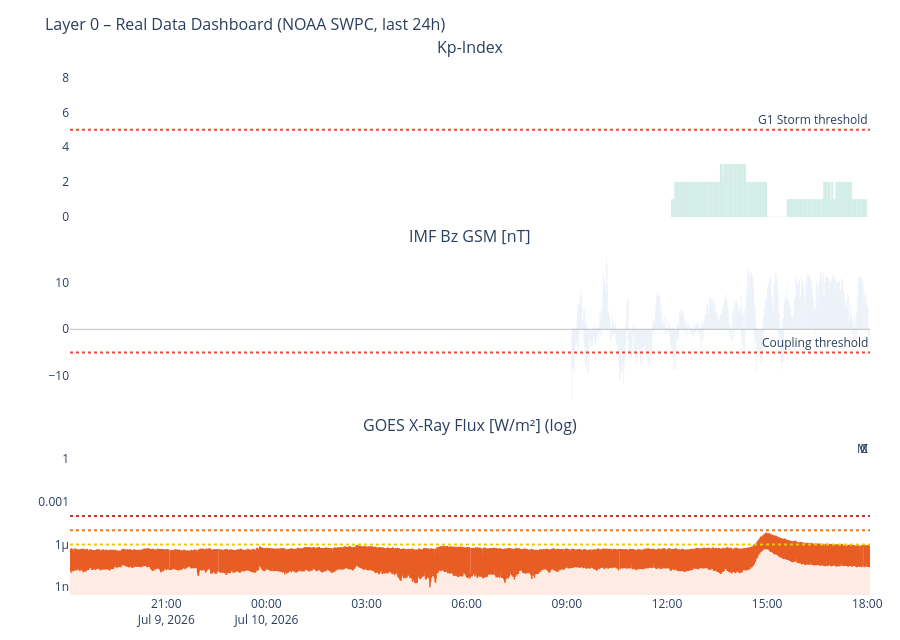

The code cell stored with this chart in its notebook:
### Markdown cell above
---
## 3. Time-Series Dashboard (Real Data)

### Code cell
# ============================================================
# DASHBOARD – Kp / Solar Wind / IMF Bz / X-Ray
# ============================================================

panels = [
    (df_kp,   'kp',     'Kp-Index',                       '#7F77DD', 'bar'),
    (df_sw,   'speed',  'Solar Wind Speed [km/s]',         '#F2A623', 'line'),
    (df_mag,  'bz_gsm', 'IMF Bz GSM [nT]',                '#378ADD', 'bar'),
    (df_xray, 'flux',   'GOES X-Ray Flux [W/m²] (log)',    '#E85D24', 'line'),
]
active = [(df, col, title, color, kind)
          for df, col, title, color, kind in panels
          if df is not None and col in df.columns]

if not active:
    print('No data available.')
else:
    fig = make_subplots(
        rows=len(active), cols=1, shared_xaxes=True,
        subplot_titles=[p[2] for p in active],
        vertical_spacing=0.06
    )
    for i, (df, col, title, color, kind) in enumerate(active, 1):
        ds = df.dropna(subset=[col])
        if kind == 'bar':
            if col == 'kp':
                mc = ['#2ecc71' if v < 4 else '#f39c12' if v < 6 else '#e74c3c'
                      for v in ds[col]]
            elif col == 'bz_gsm':
                mc = ['#e74c3c' if v < -5 else '#2ecc71' if v > 5 else '#95a5a6'
                      for v in ds[col]]
            else:
                mc = color
            fig.add_trace(go.Bar(x=ds['time'], y=ds[col], marker_color=mc,
                                 name=title, opacity=0.75), row=i, col=1)
        else:
            h = color.lstrip('#')
            r_c, g_c, b_c = int(h[0:2], 16), int(h[2:4], 16), int(h[4:6], 16)
            fc = f'rgba({r_c},{g_c},{b_c},0.12)'
            fig.add_trace(go.Scatter(x=ds['time'], y=ds[col], name=title,
                                     line=dict(color=color, width=1.5),
                                     fill='tozeroy', fillcolor=fc), row=i, col=1)

        if col == 'kp':
            fig.add_hline(y=5, line_dash='dot', line_color='#e74c3c',
                          annotation_text='G1 Storm threshold', row=i, col=1)
            fig.update_yaxes(range=[0, 9], row=i, col=1)
        elif col == 'speed':
            fig.add_hline(y=500, line_dash='dot', line_color='#E85D24',
                          annotation_text='Elevated wind', row=i, col=1)
        elif col == 'bz_gsm':
            fig.add_hline(y=0, line_color='gray', line_width=0.5, row=i, col=1)
            fig.add_hline(y=-5, line_dash='dot', line_color='#e74c3c',
                          annotation_text='Coupling threshold', row=i, col=1)
        elif col == 'flux':
            fig.update_yaxes(type='log', row=i, col=1)
            for lvl, lbl, lc in [(1e-4,'X','#c0392b'),(1e-5,'M','#e67e22'),(1e-6,'C','#f1c40f')]:
                fig.add_hline(y=lvl, line_dash='dot', line_color=lc,
                              annotation_text=lbl, row=i, col=1)

    fig.update_layout(
        title=dict(text='Layer 0 – Real Data Dashboard (NOAA SWPC, last 24h)', font=dict(size=16)),
        height=180 * len(active) + 100,
        showlegend=False,
        plot_bgcolor='rgba(0,0,0,0)', paper_bgcolor='rgba(0,0,0,0)',
        margin=dict(l=70, r=30, t=60, b=40)
    )
    fig.show()

### Figure 1 — Plotly figure (JSON) as saved in the notebook; plotly's stock layout.template omitted (floating-point values rounded to 4 significant figures; data arrays with more than 128 entries replaced by an {"elided": "..."} marker saying what was removed)
{"data": [{"marker": {"color": {"elided": "356 str values"}}, "name": "Kp-Index", "opacity": 0.75, "type": "bar", "x": {"elided": "356 str values"}, "xaxis": "x", "y": {"elided": "356 int values"}, "yaxis": "y"}, {"marker": {"color": {"elided": "1440 str values"}}, "name": "IMF Bz GSM [nT]", "opacity": 0.75, "type": "bar", "x": {"elided": "1440 str values"}, "xaxis": "x2", "y": {"elided": "1440 float values"}, "yaxis": "y2"}, {"fill": "tozeroy", "fillcolor": "rgba(232,93,36,0.12)", "line": {"color": "#E85D24", "width": 1.5}, "name": "GOES X-Ray Flux [W/m²] (log)", "type": "scatter", "x": {"elided": "2878 str values"}, "xaxis": "x3", "y": {"elided": "2878 float values"}, "yaxis": "y3"}], "layout": {"annotations": [{"font": {"size": 16}, "showarrow": false, "text": "Kp-Index", "x": 0.5, "xanchor": "center", "xref": "paper", "y": 1.0, "yanchor": "bottom", "yref": "paper"}, {"font": {"size": 16}, "showarrow": false, "text": "IMF Bz GSM [nT]", "x": 0.5, "xanchor": "center", "xref": "paper", "y": 0.6467, "yanchor": "bottom", "yref": "paper"}, {"font": {"size": 16}, "showarrow": false, "text": "GOES X-Ray Flux [W/m²] (log)", "x": 0.5, "xanchor": "center", "xref": "paper", "y": 0.2933, "yanchor": "bottom", "yref": "paper"}, {"showarrow": false, "text": "G1 Storm threshold", "x": 1, "xanchor": "right", "xref": "x domain", "y": 5, "yanchor": "bottom", "yref": "y"}, {"showarrow": false, "text": "Coupling threshold", "x": 1, "xanchor": "right", "xref": "x2 domain", "y": -5, "yanchor": "bottom", "yref": "y2"}, {"showarrow": false, "text": "X", "x": 1, "xanchor": "right", "xref": "x3 domain", "y": 0.0001, "yanchor": "bottom", "yref": "y3"}, {"showarrow": false, "text": "M", "x": 1, "xanchor": "right", "xref": "x3 domain", "y": 1e-05, "yanchor": "bottom", "yref": "y3"}, {"showarrow": false, "text": "C", "x": 1, "xanchor": "right", "xref": "x3 domain", "y": 1e-06, "yanchor": "bottom", "yref": "y3"}], "height": 640, "margin": {"b": 40, "l": 70, "r": 30, "t": 60}, "paper_bgcolor": "rgba(0,0,0,0)", "plot_bgcolor": "rgba(0,0,0,0)", "shapes": [{"line": {"color": "#e74c3c", "dash": "dot"}, "type": "line", "x0": 0, "x1": 1, "xref": "x domain", "y0": 5, "y1": 5, "yref": "y"}, {"line": {"color": "gray", "width": 0.5}, "type": "line", "x0": 0, "x1": 1, "xref": "x2 domain", "y0": 0, "y1": 0, "yref": "y2"}, {"line": {"color": "#e74c3c", "dash": "dot"}, "type": "line", "x0": 0, "x1": 1, "xref": "x2 domain", "y0": -5, "y1": -5, "yref": "y2"}, {"line": {"color": "#c0392b", "dash": "dot"}, "type": "line", "x0": 0, "x1": 1, "xref": "x3 domain", "y0": 0.0001, "y1": 0.0001, "yref": "y3"}, {"line": {"color": "#e67e22", "dash": "dot"}, "type": "line", "x0": 0, "x1": 1, "xref": "x3 domain", "y0": 1e-05, "y1": 1e-05, "yref": "y3"}, {"line": {"color": "#f1c40f", "dash": "dot"}, "type": "line", "x0": 0, "x1": 1, "xref": "x3 domain", "y0": 1e-06, "y1": 1e-06, "yref": "y3"}], "showlegend": false, "title": {"font": {"size": 16}, "text": "Layer 0 – Real Data Dashboard (NOAA SWPC, last 24h)"}, "xaxis": {"anchor": "y", "domain": [0.0, 1.0], "matches": "x3", "showticklabels": false}, "xaxis2": {"anchor": "y2", "domain": [0.0, 1.0], "matches": "x3", "showticklabels": false}, "xaxis3": {"anchor": "y3", "domain": [0.0, 1.0]}, "yaxis": {"anchor": "x", "domain": [0.7067, 1.0], "range": [0, 9]}, "yaxis2": {"anchor": "x2", "domain": [0.3533, 0.6467]}, "yaxis3": {"anchor": "x3", "domain": [0.0, 0.2933], "type": "log"}}}
